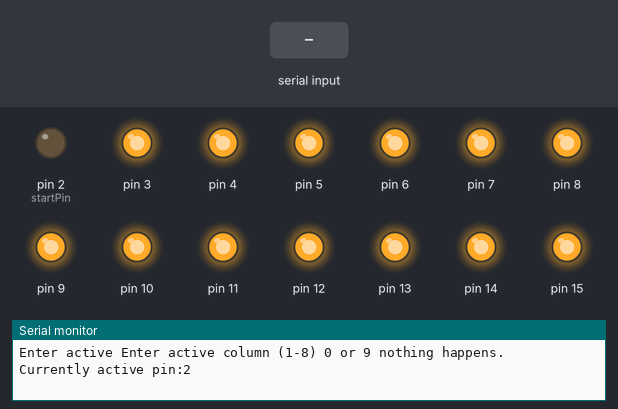
A sketch run on a simulated Arduino Uno, built with avr-gcc and run on an emulated ATmega328P. Shown: output pins drawn as LEDs (lit = HIGH), the last lines printed to the serial monitor. Inputs (shaded band) come from the test bench.

Above: at 1.2 s.
1.3 s: "90,45\n" received over Serial
At 3.0 s:
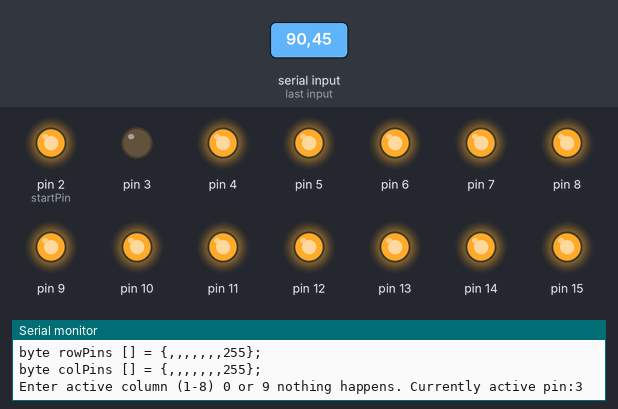
3.8 s: "30,150\n" received over Serial
At 6.0 s:
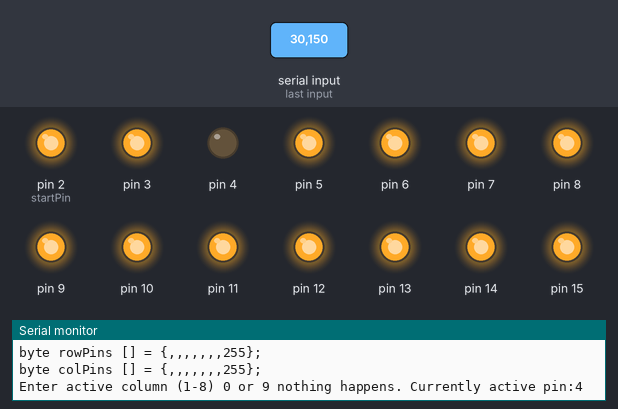
6.3 s: "5\n" received over Serial
At 7.9 s:
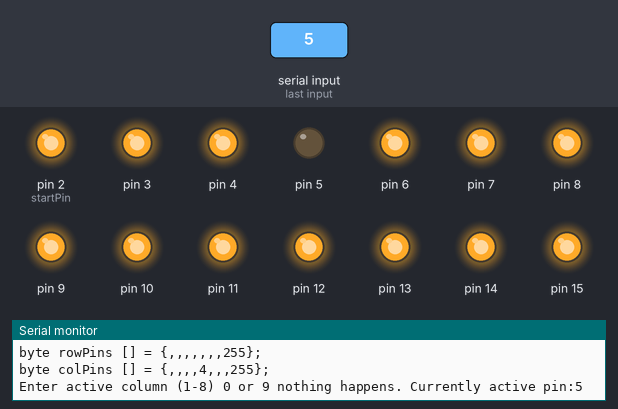
8.8 s: "90\n" received over Serial
At 11.0 s:
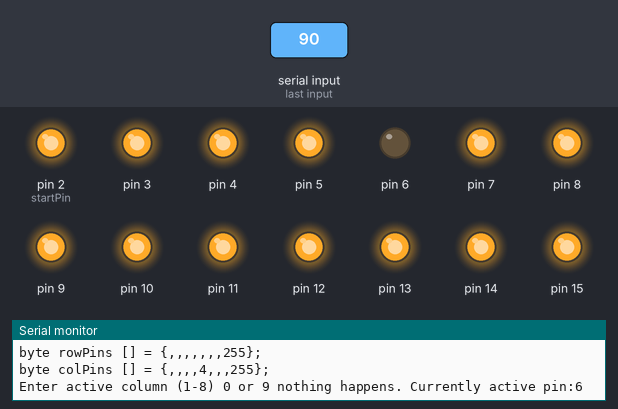
11.3 s: "200\n" received over Serial
At 13.0 s:
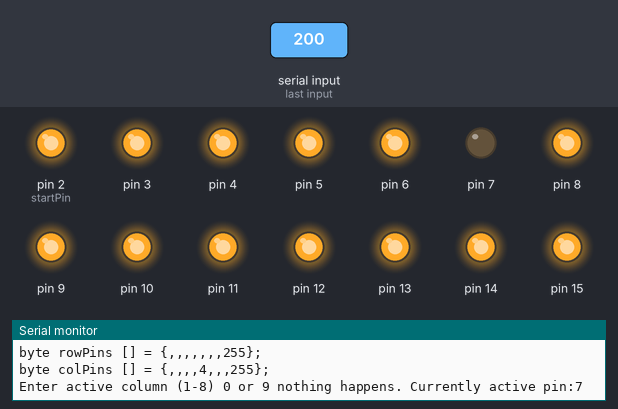
13.8 s: "90,45\n" received over Serial
At 16.2 s:
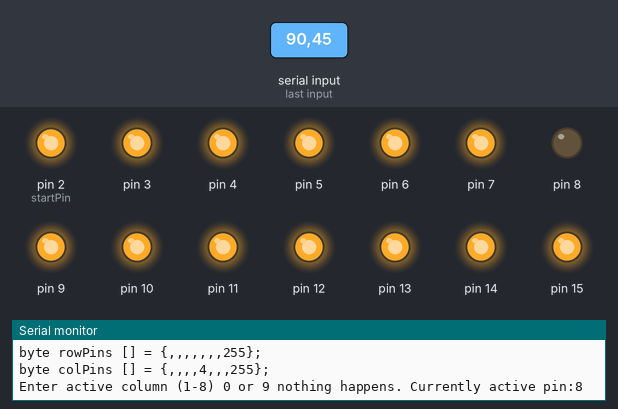
Timing chart, 0 to 17.3 s (numbered marks = the images above; inputs shaded):
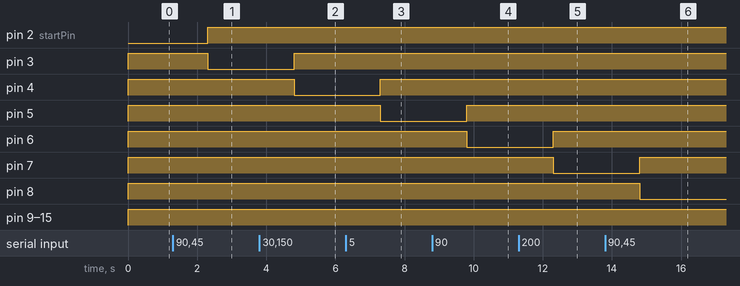

The sketch:

FindRowsAndCols.ino
```cpp
// This sketch can be used to find out how
// The LED array is connected to your Arduino

// Define which range of pins are connected to your matrix
const int startPin = 2;
const int endPin = 17;

// Change this value to true if you want to turn on the rows instead of columns
boolean testColumns = true;

// The active pin keeps changing
int activePin = startPin;

void setup()
{
  // Set all pins of the LED matrix OUTPUT
  for (int iPin = startPin; iPin <= endPin; iPin++)
    pinMode(iPin, OUTPUT);

  // The USB port we can see which pin is active and attach it to our perceptions of the LED matrix
  Serial.begin(9600);
  Serial.print("Enter active ");
}

// Function that lets you quickly put all the pins HIGH or LOW
void digitalWriteAll(int mode)
{
  for (int iPin = startPin; iPin <= endPin; iPin++)
    digitalWrite(iPin, mode);
}

byte colPins [] = {255, 255, 255, 255, 255, 255, 255, 255, -1};
byte rowPins [] = {255, 255, 255, 255, 255, 255, 255, 255, -1};

void displayArray(byte array[], char *varName) {
  Serial.print("byte "); Serial.print(varName);
  Serial.print(" [] = {");
  for (int i = 0; i < 7; i++) {
    if (array[i] < 255)
      Serial.print(array[i]);
    Serial.print(",");
  }
  Serial.print(array[7]);
  Serial.println("};");
}

void loop()
{
  if (testColumns)
  {
    // The flow direction will determine which LEDs are to go everything is HIGH and only the active pin is LOW
    digitalWriteAll(HIGH); // Sets all pins HIGH
    digitalWrite(activePin, LOW); // Puts active Pin LOW
  }
  else
  {
    // The flow direction will determine which LEDs are to go everything is LOW and only the active pin is HIGH
    digitalWriteAll(LOW);
    digitalWrite(activePin, HIGH); // Puts active Pin LOW
  }

  Serial.print("Enter active ");
  Serial.print(testColumns ? "column" : "row");
  Serial.print(" (1-8) 0 or 9 nothing happens. Currently active pin:");
  Serial.println(activePin); // Schrijf welke pin actief is

  while (!Serial.available()) {}
  while (Serial.available()) {
    byte selectedRowCol = Serial.parseInt();

    if (selectedRowCol > 0 && selectedRowCol < 9) {
      selectedRowCol--;
      if (testColumns)
        colPins[selectedRowCol] = activePin;
      else
        rowPins[selectedRowCol] = activePin;
    }
  }

  displayArray(rowPins, "rowPins");
  displayArray(colPins, "colPins");

  if (++activePin > endPin) {
    activePin = startPin;
    testColumns = !testColumns;
  }
}
```

Measured:
- after the input at 1.3 s, pin 2 (startPin): LOW → HIGH after 1.0 s; pin 3: HIGH → LOW after 1.0 s
- after the input at 3.8 s, pin 3: LOW → HIGH after 1.0 s; pin 4: HIGH → LOW after 1.0 s
- after the input at 6.3 s, pin 4: LOW → HIGH after 1.0 s; pin 5: HIGH → LOW after 1.0 s
- after the input at 8.8 s, pin 5: LOW → HIGH after 1.0 s; pin 6: HIGH → LOW after 1.0 s
- after the input at 11.3 s, pin 6: LOW → HIGH after 1.0 s; pin 7: HIGH → LOW after 1.0 s
- after the input at 13.8 s, pin 7: LOW → HIGH after 1.0 s; pin 8: HIGH → LOW after 1.0 s
